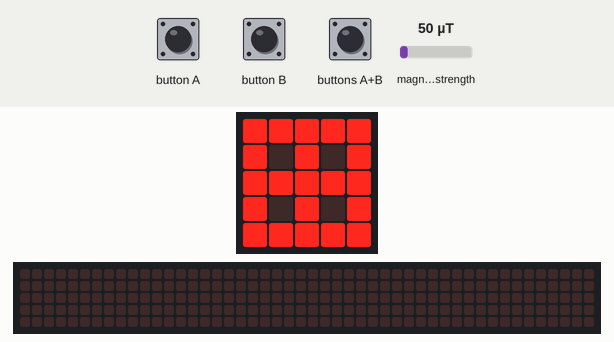
Simulated run of this program. Board: BBC micro:bit (MakeCode). Shown: the board's 5×5 LED display, a strip that is not on the board, showing the scrolling text unrolled. The inputs (shaded band) are chosen by the test bench; at power-on: magnetic field strength 50 µT. The 48×5 strip is a reading aid, not a part: it shows the text the display is scrolling, unrolled, one strip-width of it at a time; what the program prints to the serial console is not drawn.

Above: at 8.1 s.
At 9.87 s:
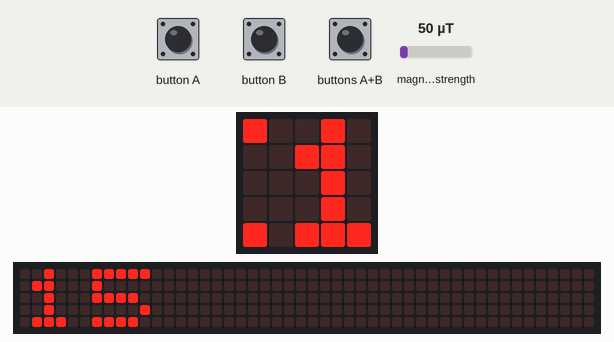
9.9 s: buttons A+B pressed for 0.15 s
At 12.3 s:
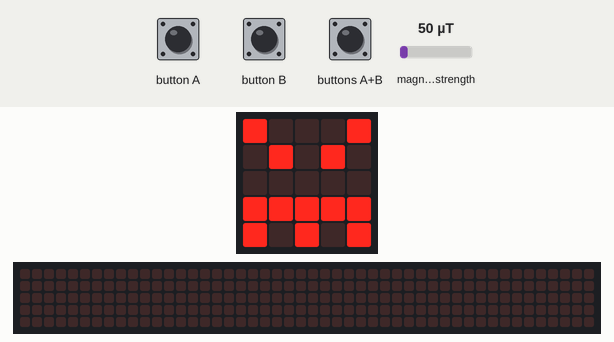
Timing chart, 0 to 13.8 s (numbered marks = the images above; inputs shaded):
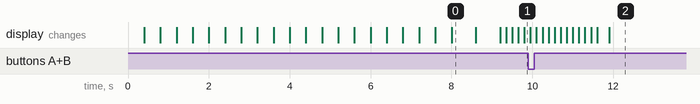

The program:

main.ts
```typescript
function Chronometre () {
    Entree = ""
    Temps = 15
    while (StopChronometre == false && Temps > 0) {
        basic.showNumber(Temps)
        basic.pause(1000)
        Temps += 0 - 1
    }
    if (StopChronometre == false && Entree != Motdepasse && Temps == 0) {
        basic.showIcon(IconNames.Angry)
        bluetooth.uartWriteLine("ALERTE !!")
    }
}
input.onButtonPressed(Button.A, function () {
    Entree = "" + Entree + "A"
})
function Verifier () {
    if (StopChronometre == false && input.magneticForce(Dimension.Strength) < 200) {
        basic.showIcon(IconNames.No)
        Chronometre()
    } else if (StopChronometre == false && input.magneticForce(Dimension.Strength) > 200) {
        basic.showIcon(IconNames.Yes)
    }
}
input.onButtonPressed(Button.AB, function () {
    if (Entree == Motdepasse) {
        StopChronometre = true
        Entree = ""
        basic.showIcon(IconNames.Yes)
        basic.clearScreen()
    } else {
        Entree = ""
        StopChronometre = true
        while (StopChronometre == true) {
            basic.showIcon(IconNames.Angry)
            bluetooth.uartWriteLine("ALERTE !!")
        }
    }
})
input.onButtonPressed(Button.B, function () {
    Entree = "" + Entree + "B"
})
function Demarrage () {
    StopChronometre = false
    Motdepasse = "ABBABAA"
    Entree = ""
    bluetooth.startUartService()
    basic.showLeds(`
        # . . . .
        . . . . .
        . . . . .
        . . . . .
        . . . . .
        `)
    basic.showLeds(`
        # # . . .
        . . . . .
        . . . . .
        . . . . .
        . . . . .
        `)
    basic.showLeds(`
        # # # . .
        . . . . .
        . . . . .
        . . . . .
        . . . . .
        `)
    basic.showLeds(`
        # # # # .
        . . . . .
        . . . . .
        . . . . .
        . . . . .
        `)
    basic.showLeds(`
        # # # # #
        . . . . .
        . . . . .
        . . . . .
        . . . . .
        `)
    basic.showLeds(`
        # # # # #
        . . . . #
        . . . . .
        . . . . .
        . . . . .
        `)
    basic.showLeds(`
        # # # # #
        . . . . #
        . . . . #
        . . . . .
        . . . . .
        `)
    basic.showLeds(`
        # # # # #
        . . . . #
        . . . . #
        . . . . #
        . . . . .
        `)
    basic.showLeds(`
        # # # # #
        . . . . #
        . . . . #
        . . . . #
        . . . . #
        `)
    basic.showLeds(`
        # # # # #
        . . . . #
        . . . . #
        . . . . #
        . . . # #
        `)
    basic.showLeds(`
        # # # # #
        . . . . #
        . . . . #
        . . . . #
        . . # # #
        `)
    basic.showLeds(`
        # # # # #
        . . . . #
        . . . . #
        . . . . #
        . # # # #
        `)
    basic.showLeds(`
        # # # # #
        . . . . #
        . . . . #
        . . . . #
        # # # # #
        `)
    basic.showLeds(`
        # # # # #
        . . . . #
        . . . . #
        # . . . #
        # # # # #
        `)
    basic.showLeds(`
        # # # # #
        . . . . #
        # . . . #
        # . . . #
        # # # # #
        `)
    basic.showLeds(`
        # # # # #
        # . . . #
        # . . . #
        # . . . #
        # # # # #
        `)
    basic.showLeds(`
        # # # # #
        # . . . #
        # . # . #
        # . . . #
        # # # # #
        `)
    basic.showLeds(`
        # # # # #
        # . # . #
        # . # . #
        # . . . #
        # # # # #
        `)
    basic.showLeds(`
        # # # # #
        # . # . #
        # . # . #
        # . # . #
        # # # # #
        `)
    basic.showLeds(`
        # # # # #
        # . # . #
        # # # . #
        # . # . #
        # # # # #
        `)
    basic.showLeds(`
        # # # # #
        # . # . #
        # # # # #
        # . # . #
        # # # # #
        `)
    basic.pause(200)
    basic.clearScreen()
}
let Motdepasse = ""
let StopChronometre = false
let Temps = 0
let Entree = ""
Demarrage()
basic.forever(function () {
    Verifier()
})
```

test.ts
```typescript
// les tests vont ici ; cela ne sera pas compilé si ce paquet est utilisé en tant qu'extension.
```

Measured:
- after the input at 9.9 s, the display: first differs from a run without the input after 2.0 s (image 2)
- what the display in image 0 shows lasts 0.6 s, from 8.0 s to 8.6 s
